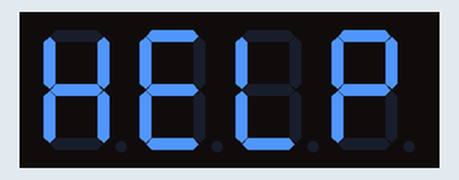
Simulated run of this program. Board: ESP32 board running MicroPython. Shown: 4-digit seven-segment display. Library files of the repository ran but are not shown: tm1637.py. At 1.7 s the program stops and its outputs stay as they are.

Above: at 0.1 s.
At 0.8 s:
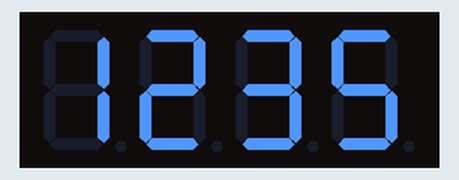
At 1.3 s:
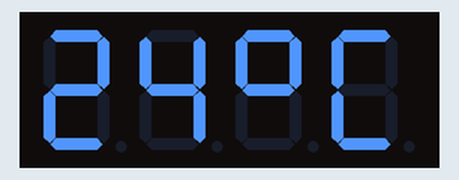

The program:

main.py
```python
"""
+------------+
|5         5V|
|6        GND| -- GND
|7       3.3V| -- VCC
|8   ESPC3  4| -- DIO
|9          3| -- CLK
|10         2|
|20         1|
|21         0|
+------------+
"""

import time
import tm1637
from machine import Pin

tm = tm1637.TM1637(clk=Pin(3), dio=Pin(4))
tm.show('help')

time.sleep_ms(500)
tm.numbers(12, 34)
time.sleep_ms(200)
tm.numbers(12, 35, colon=False)

# show temperature '24*C'
time.sleep_ms(500)
tm.temperature(24)

# all LEDS off
time.sleep_ms(500)
tm.write([0, 0, 0, 0])
```

Measured:
- what the display in image 1 shows lasts 0.5 s, from 0.7 s to 1.2 s
